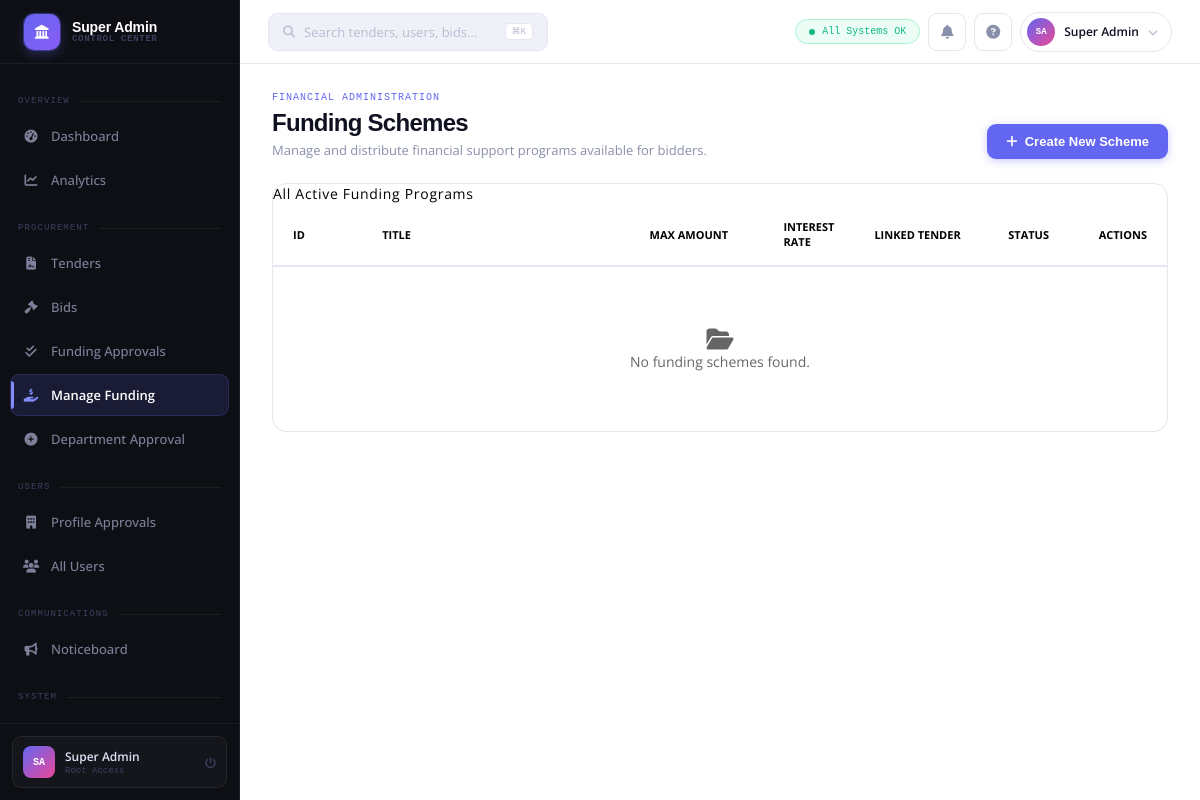
Before: /coreadmin/funding/ (signed in) with the older database file.
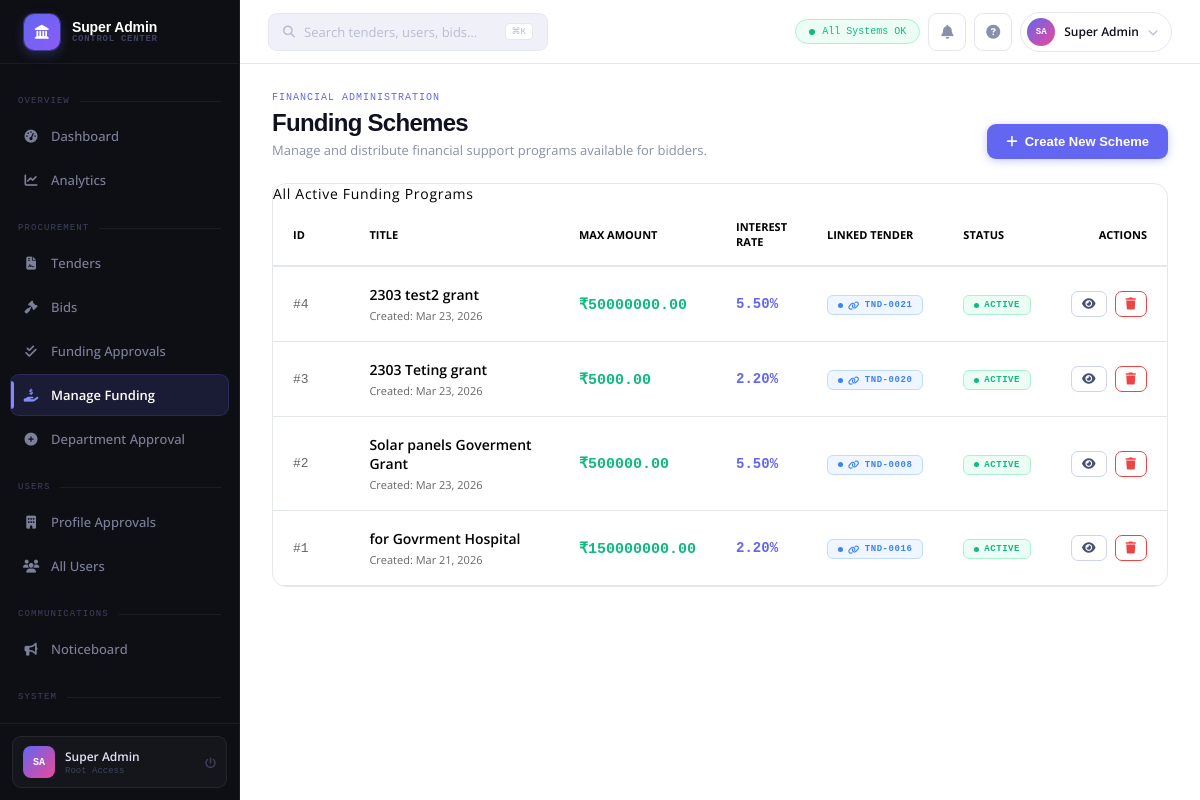
After: the same page with the newer database file.
### funding/models.py (models this page shows, shortened)
class Funding(models.Model):
    tender = models.ForeignKey(Tenderss, on_delete=models.SET_NULL, null=True, blank=True, related_name='fundings')
    title = models.CharField(max_length=255)
    description = models.TextField()
    interest_rate = models.DecimalField(max_digits=5, decimal_places=2, help_text="Annual interest rate in %")
    max_amount = models.DecimalField(max_digits=15, decimal_places=2)
    created_at = models.DateTimeField(auto_now_add=True)

### tenders/models.py (models this page shows, shortened)
class Tenderss(models.Model):
    STATUS_CHOICES = (
        ('open', 'Open'),
        ('closed', 'Closed'),
        ('draft', 'Draft'),
        ('awarded', 'Awarded'),
    )
    title = models.CharField(max_length=255)
    department = models.CharField(max_length=255)
    category = models.CharField(max_length=100)
    description = models.TextField()
    estimated_value = models.DecimalField(max_digits=15, decimal_places=2)
    emd_amount = models.DecimalField(max_digits=15, decimal_places=2)
    publish_date = models.DateField()
    closing_date = models.DateField()
    pre_bid_meeting = models.DateTimeField(null=True, blank=True)
    location = models.CharField(max_length=255)
    status = models.CharField(max_length=20, choices=STATUS_CHOICES, default='open')
    document = models.FileField(upload_to='tender_documents/')
    tender_id = models.CharField(max_length=50, unique=True, blank=True, null=True)
    created_by = models.ForeignKey(User, on_delete=models.CASCADE)
    created_at = models.DateTimeField(auto_now_add=True)

### coreadmin/views.py (the view)
# urls.py: path('funding/', views.funding_list, name='funding_list'),
@login_required
def funding_list(request):
    fundings = Funding.objects.all().order_by('-created_at')
    return render(request, 'funding_list.html', {'fundings': fundings})

### accounts/context_processors.py (called while the page is built)
def notifications(request):
    if request.user.is_authenticated:
        user_notifications = Notification.objects.filter(user=request.user).order_by('-created_at')
        unread_count = user_notifications.filter(is_read=False).count()
        return {
            'notifications': user_notifications,
            'unread_count': unread_count,
        }
    return {
        'notifications': [],
        'unread_count': 0,
    }

### coreadmin/templates/funding_list.html (shortened to what this page needs)
{% extends 'coreadmin_base.html' %}
{% load humanize %}
{% block nav_funding %}active{% endblock %}
{% block content %}
<div class="ph" style="margin-bottom: 24px; display: flex; justify-content: space-between; align-items: flex-end;">
  <div>
    <div class="ph-eye">Financial Administration</div>
    <div class="ph-title">Funding Schemes</div>
    <div class="ph-sub">Manage and distribute financial support programs available for bidders.</div>
  </div>
  <a href="{% url 'coreadmin:create_funding' %}" class="btn btn-primary">
    <i class="fas fa-plus"></i> Create New Scheme
  </a>
</div>
<div class="card">
  <div class="card-head" style="background:var(--bg3); border-bottom:2px solid var(--border2);">
    <div class="card-title" style="color:var(--text); letter-spacing:0.05em;">All Active Funding Programs</div>
  </div>
  <div class="card-body" style="padding: 0; overflow-x: auto;">
      <table style="width: 100%; border-collapse: collapse;">
        <thead style="background: var(--bg2); border-bottom: 2px solid var(--border);">
          <tr style="text-align: left; font-size: 11px; color: var(--text); text-transform: uppercase;">
            <th style="padding: 16px 20px; width: 10%;">ID</th>
            <th style="padding: 16px 20px; width: 30%;">Title</th>
            <th style="padding: 16px 20px; width: 15%;">Max Amount</th>
            <th style="padding: 16px 20px; width: 10%;">Interest Rate</th>
            <th style="padding: 16px 20px; width: 15%;">Linked Tender</th>
            <th style="padding: 16px 20px; width: 10%;">Status</th>
            <th style="padding: 16px 20px; width: 10%; text-align: right;">Actions</th>
          </tr>
        </thead>
        <tbody>
          {% for f in fundings %}
          <tr style="border-bottom: 1px solid var(--border); transition: background 0.2s;">
            <td style="padding: 18px 20px; font-family: monospace; font-size: 13px; color: var(--text); opacity:0.6;">#{{ f.id }}</td>
            <td style="padding: 18px 20px;">
              <div style="font-weight: 600; font-size: 14px; color: var(--text);">{{ f.title }}</div>
              <div style="font-size: 11px; color: var(--text); opacity: 0.6; margin-top: 4px;">Created: {{ f.created_at|date:"M d, Y" }}</div>
            </td>
            <td style="padding: 18px 20px; font-family: monospace; font-size: 15px; color: var(--green); font-weight: 700;">₹{{ f.max_amount }}</td>
            <td style="padding: 18px 20px; font-family: monospace; font-size: 14px; color: var(--accent); font-weight: 600;">{{ f.interest_rate }}%</td>
            <td style="padding: 18px 20px;">
              {% if f.tender %}
                <span class="badge bg-blue"><i class="fas fa-link mr-1"></i> TND-{{ f.tender.id|stringformat:"04d" }}</span>
              {% else %}
                <span class="badge bg-gray"><i class="fas fa-globe mr-1"></i> Global Scheme</span>
              {% endif %}
            </td>
            <td style="padding: 18px 20px;">
              <span class="badge bg-green">Active</span>
            </td>
            <td style="padding: 18px 20px; text-align: right;">
              <div style="display: flex; gap: 8px; justify-content: flex-end;">
                <button class="btn btn-outline btn-sm" style="padding:6px 10px;" title="View Details">
                  <i class="fas fa-eye"></i>
                </button>
                <button class="btn btn-outline btn-sm" style="color:var(--red); border-color:var(--red); padding:6px 10px;" title="Delete">
                  <i class="fas fa-trash"></i>
                </button>
              </div>
            </td>
          </tr>
          {% empty %}
          <tr>
            <td colspan="7" style="text-align: center; padding: 60px 20px; color: var(--text); opacity: 0.6;">
              <i class="fas fa-folder-open mb-3" style="font-size: 24px;"></i>
              <div style="font-size: 14px;">No funding schemes found.</div>
            </td>
          </tr>
          {% endfor %}
        </tbody>
      </table>
  </div>
</div>
{% endblock %}

Changed rows visible on the page:
added Funding: id "4", title "2303 test2 grant", created_at "Mar 23, 2026", max_amount "50000000.00", interest_rate "5.50", tender.id "0021"
added Funding: id "3", title "2303 Teting grant", created_at "Mar 23, 2026", max_amount "5000.00", interest_rate "2.20", tender.id "0020"
added Funding: id "2", title "Solar panels Goverment Grant", created_at "Mar 23, 2026", max_amount "500000.00", interest_rate "5.50", tender.id "0008"
added Funding: id "1", title "for Govrment Hospital", created_at "Mar 21, 2026", max_amount "150000000.00", interest_rate "2.20", tender.id "0016"
Other visible differences:
text no longer shown: "No funding schemes found."
